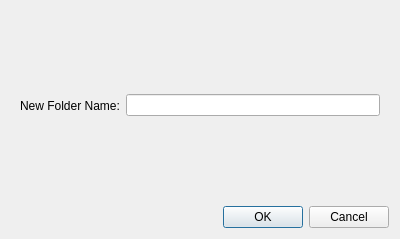
<?xml version="1.0" encoding="UTF-8"?>
<ui version="4.0">
 <class>NewCustomFolderDialog</class>
 <widget class="QDialog" name="Dialog">
  <property name="geometry">
   <rect>
    <x>0</x>
    <y>0</y>
    <width>400</width>
    <height>239</height>
   </rect>
  </property>
  <property name="sizePolicy">
   <sizepolicy hsizetype="Expanding" vsizetype="Minimum">
    <horstretch>0</horstretch>
    <verstretch>0</verstretch>
   </sizepolicy>
  </property>
  <property name="windowTitle">
   <string>Dialog</string>
  </property>
  <layout class="QVBoxLayout" name="verticalLayout">
   <item>
    <widget class="QWidget" name="widget" native="true">
     <property name="sizePolicy">
      <sizepolicy hsizetype="Preferred" vsizetype="Minimum">
       <horstretch>0</horstretch>
       <verstretch>0</verstretch>
      </sizepolicy>
     </property>
     <layout class="QHBoxLayout" name="horizontalLayout">
      <item>
       <widget class="QLabel" name="label">
        <property name="text">
         <string>New Folder Name:</string>
        </property>
       </widget>
      </item>
      <item>
       <widget class="QLineEdit" name="lineEdit"/>
      </item>
     </layout>
    </widget>
   </item>
   <item>
    <widget class="QDialogButtonBox" name="buttonBox">
     <property name="orientation">
      <enum>Qt::Horizontal</enum>
     </property>
     <property name="standardButtons">
      <set>QDialogButtonBox::Cancel|QDialogButtonBox::Ok</set>
     </property>
    </widget>
   </item>
  </layout>
 </widget>
 <resources/>
 <connections>
  <connection>
   <sender>buttonBox</sender>
   <signal>accepted()</signal>
   <receiver>Dialog</receiver>
   <slot>accept()</slot>
   <hints>
    <hint type="sourcelabel">
     <x>248</x>
     <y>254</y>
    </hint>
    <hint type="destinationlabel">
     <x>157</x>
     <y>274</y>
    </hint>
   </hints>
  </connection>
  <connection>
   <sender>buttonBox</sender>
   <signal>rejected()</signal>
   <receiver>Dialog</receiver>
   <slot>reject()</slot>
   <hints>
    <hint type="sourcelabel">
     <x>316</x>
     <y>260</y>
    </hint>
    <hint type="destinationlabel">
     <x>286</x>
     <y>274</y>
    </hint>
   </hints>
  </connection>
 </connections>
</ui>
